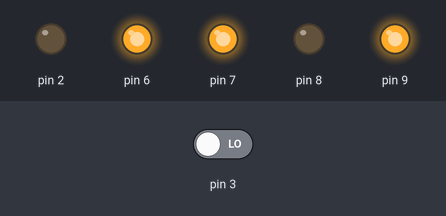
A sketch run on a simulated Arduino Mega 2560, built with avr-gcc and run on an emulated ATmega2560. On the bench: output pins drawn as LEDs (lit = HIGH). The test bench sets the inputs (shaded band); at power-on: pin 3 LOW. Pins used as bus, display or sensor lines are not drawn; what the sketch prints to the serial monitor is not drawn.

Above: at 1.2 s.
1.3 s: pin 3 driven HIGH
At 2.2 s:
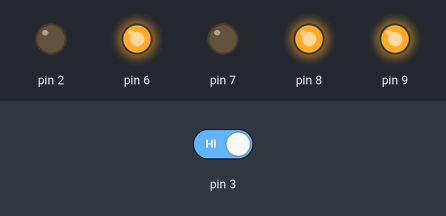
2.8 s: pin 3 driven LOW
At 3.4 s:
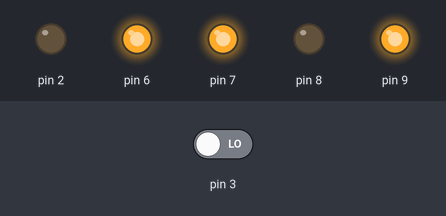
Timing chart, 0 to 5.8 s (numbered marks = the images above; inputs shaded):
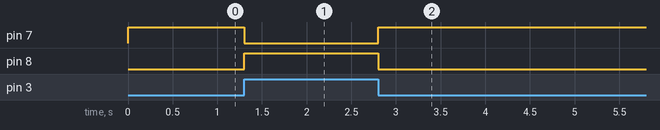

Measured:
- after the input at 1.3 s, pin 7: HIGH → LOW at once; pin 8: LOW → HIGH at once
- after the input at 2.8 s, pin 7: LOW → HIGH at once; pin 8: HIGH → LOW at once

The sketch:

tx.ino
```cpp
#include "MomentaryPushButton.h"
#include "Pin.h"
#include "RgbLed.h"

// Pin mappings
PowerPin  buttonPower(1);
GroundPin buttonGround(2);
InputPin  buttonInput(3);
OutputPin buttonOutput(4);

PowerPin  ledPower(6);
OutputPin red(7);
OutputPin green(8);
OutputPin blue(9);

// Components
RgbLed led(ledPower, red, green, blue);
MomentaryPushButton button(buttonPower, buttonInput, buttonGround);

byte message = 0;

void setup()
{
    Serial.begin(2400);
    Pin::ValidateSingleUsage();
    led.setup();
    button.setup();
    led.green();
}

void loop()
{
    if (button.high())
    {
        message = 1;
        Serial.print(message);
        led.red();
    }
    else
    {
        led.green();
    }
}
```

MomentaryPushButton.cpp
```cpp
#include "MomentaryPushButton.h"

MomentaryPushButton::MomentaryPushButton(
    const PowerPin& p, const InputPin& i, const GroundPin& g)
    : p(p), i(i), g(g) {}

void MomentaryPushButton::setup()
{
    i.setup();
    g.setup();
    p.setup();
}

int MomentaryPushButton::read()
{
    return digitalRead(i.pin);
}

bool MomentaryPushButton::high()
{
    return digitalRead(i.pin) == HIGH;
}
```

MomentaryPushButton.h
```cpp
#pragma once

#include "Arduino.h"
#include "Pin.h"

class MomentaryPushButton
{
public:
  MomentaryPushButton(const PowerPin&, const InputPin&, const GroundPin&);
  void setup();
  int read();
  bool high();
private:
  const PowerPin& p;
  const InputPin& i;
  const GroundPin& g;
};
```

Pin.cpp
```cpp
#include "Pin.h"

int Pin::Usage[MaxPin + 1] = {};
```

Pin.h
```cpp
#pragma once

#include <assert.h>

#include "Arduino.h"

struct Pin
{
    Pin(int pin) : pin(pin)
    {
        assert(pin >= 0 and pin <= MaxPin);
        ++Usage[pin];
    }
    const int pin = -1;
    static void ValidateSingleUsage()
    {
        for(int i = 0; i <= MaxPin; ++i)
        {
            assert(Usage[i] == 1 or Usage[i] == 0);
        }
    }
private:
    static constexpr int MaxPin = 40; // This may depend on your Arduino model.
    static int Usage[MaxPin + 1]; // zero-initialize.
};

struct PowerPin : public Pin
{
    PowerPin(int pin) : Pin(pin) {}
    void setup() const
    {
        pinMode(pin, OUTPUT);
        digitalWrite(pin, HIGH);
    }
};

struct GroundPin : public Pin
{
    GroundPin(int pin) : Pin(pin) {}
    void setup() const
    {
        pinMode(pin, OUTPUT);
        digitalWrite(pin, LOW);
    }
};

struct InputPin : public Pin
{
    InputPin(int pin) : Pin(pin) {}
    void setup() const
    {
        pinMode(pin, INPUT);
    }
};

struct OutputPin : public Pin
{
    OutputPin(int pin) : Pin(pin) {}
    void setup() const
    {
        pinMode(pin, OUTPUT);
    }
};
```

RgbLed.cpp
```cpp
#include "RgbLed.h"

void RgbLed::setup()
{
  r.setup();
  g.setup();
  b.setup();
  p.setup();
}

void RgbLed::set(SignalType rs, SignalType gs, SignalType bs)
{
  digitalWrite(r.pin, rs);
  digitalWrite(g.pin, gs);
  digitalWrite(b.pin, bs);
}
```

RgbLed.h
```cpp
#pragma once

#include "Arduino.h"
#include "Pin.h"

class RgbLed
{
public:
  RgbLed(const PowerPin& p, const OutputPin& r, const OutputPin& g, const OutputPin& b)
    : p(p), r(r), g(g), b(b) {}
  void setup();
  using SignalType = decltype(LOW);
  void set(SignalType rs, SignalType gs, SignalType bs);
  void red()    { set(OnSignal, OffSignal, OffSignal); }
  void green()  { set(OffSignal, OnSignal, OffSignal); }
  void blue()   { set(OffSignal, OffSignal, OnSignal); }
  void yellow() { set(OnSignal, OnSignal, OffSignal); }
private:
  // pin assignments
  const PowerPin& p;
  const OutputPin& r;
  const OutputPin& g;
  const OutputPin& b;
  // this is determined by common anode / cathode.
  const SignalType OnSignal = LOW;
  const SignalType OffSignal = HIGH;
};
```
